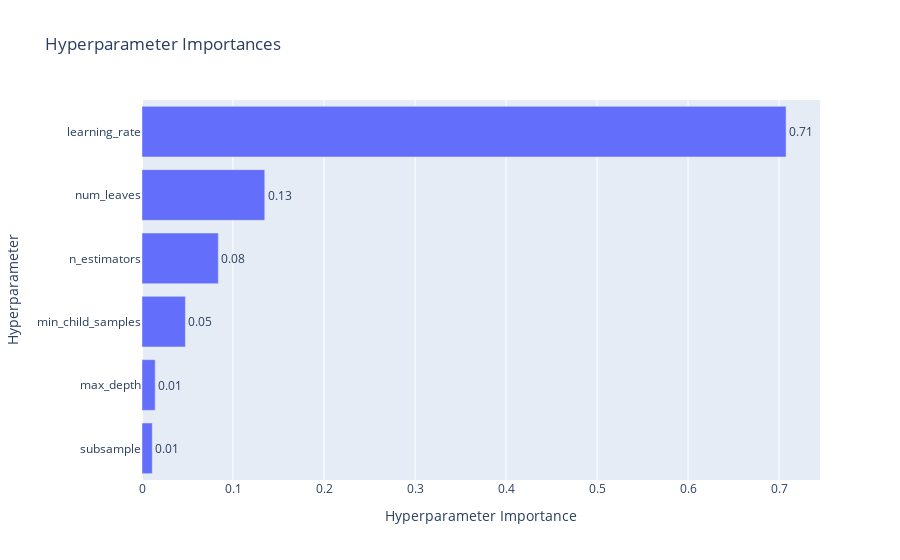

The cell this chart's notebook holds for it:
### Code cell
optuna.visualization.plot_param_importances(study)

### Figure 1 — Plotly figure (JSON) as saved in the notebook; plotly's stock layout.template omitted (floating-point values rounded to 4 significant figures)
{"data": [{"cliponaxis": false, "hovertemplate": ["subsample (FloatDistribution): 0.011289195360282563<extra></extra>", "max_depth (IntDistribution): 0.014503680395096474<extra></extra>", "min_child_samples (IntDistribution): 0.04769256801667873<extra></extra>", "n_estimators (IntDistribution): 0.08385251671271773<extra></extra>", "num_leaves (IntDistribution): 0.13491685076352916<extra></extra>", "learning_rate (FloatDistribution): 0.7077451887516953<extra></extra>"], "name": "Objective Value", "orientation": "h", "text": ["0.01", "0.01", "0.05", "0.08", "0.13", "0.71"], "textposition": "outside", "type": "bar", "x": [0.01129, 0.0145, 0.04769, 0.08385, 0.1349, 0.7077], "y": ["subsample", "max_depth", "min_child_samples", "n_estimators", "num_leaves", "learning_rate"]}], "layout": {"title": {"text": "Hyperparameter Importances"}, "xaxis": {"title": {"text": "Hyperparameter Importance"}}, "yaxis": {"title": {"text": "Hyperparameter"}}}}
